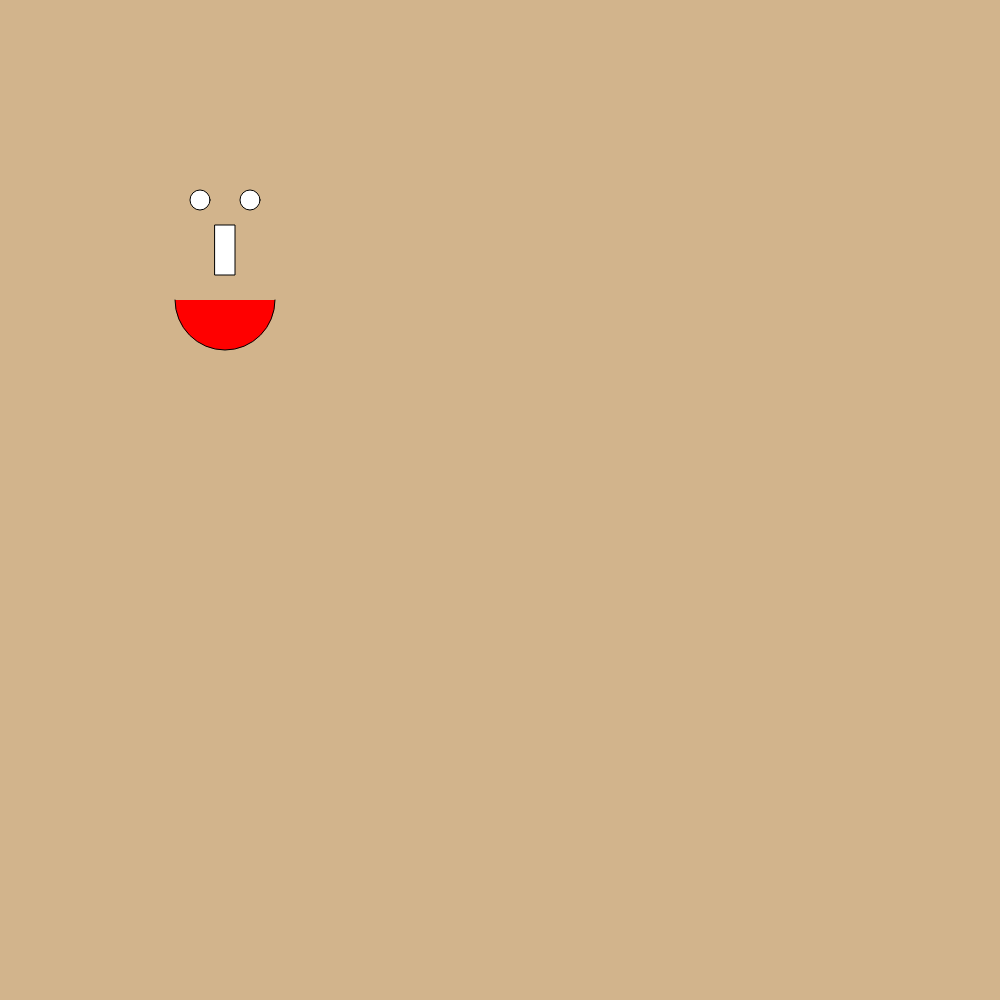
Frame 1 (no input)
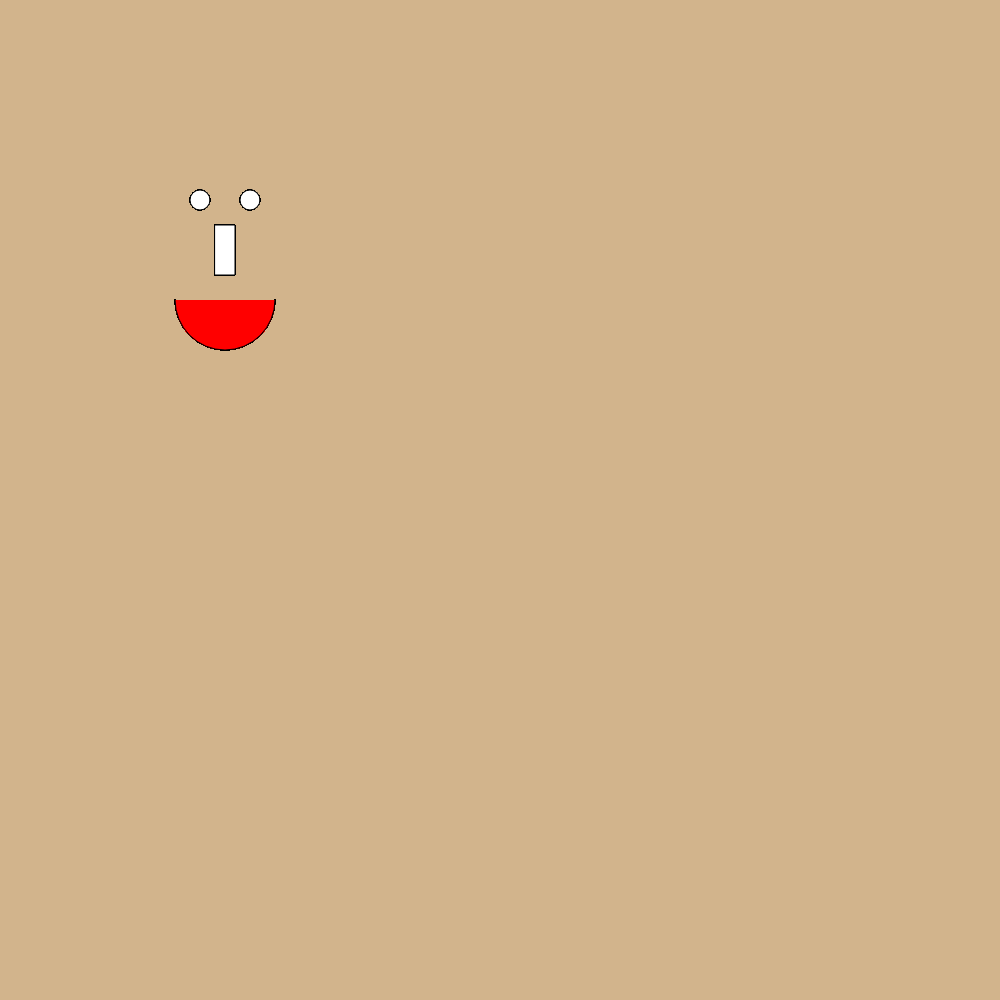
Frame 60 (no input)
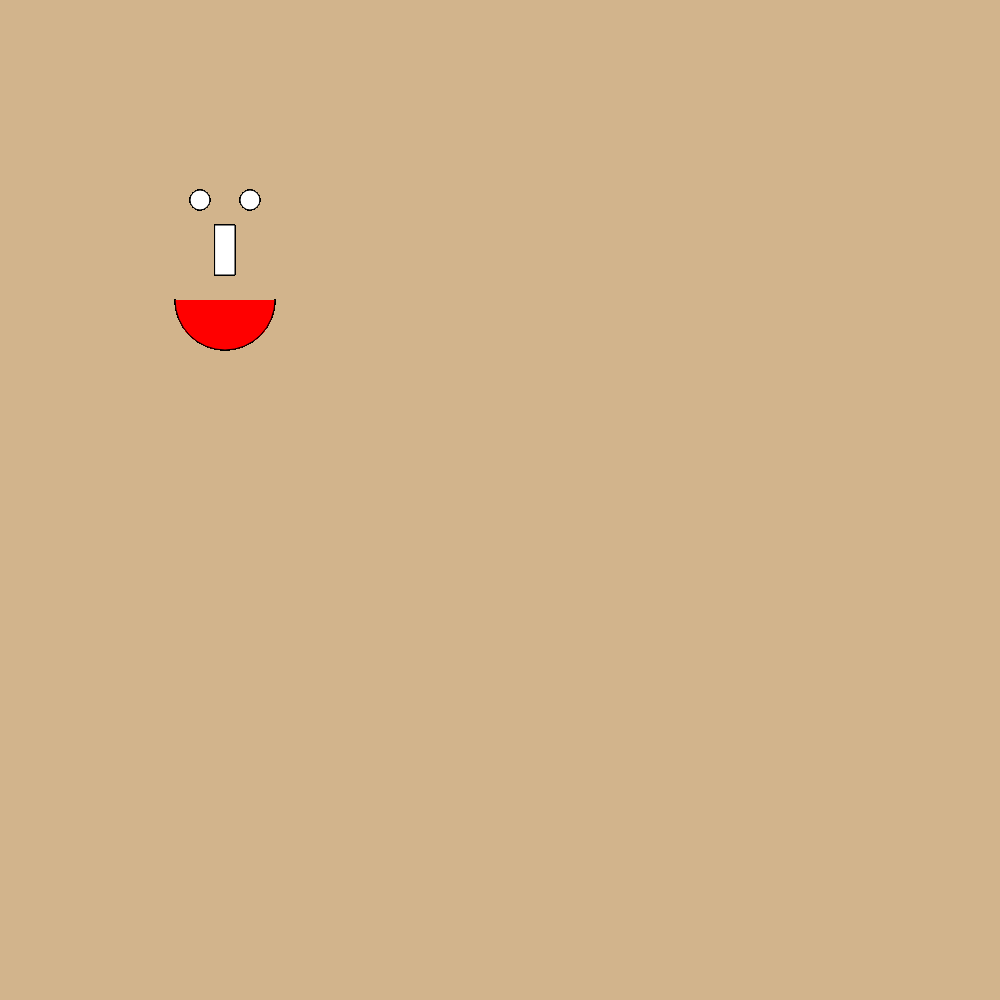
Frame 120 (the mouse pressed at the canvas centre since frame 60)

The p5.js sketch that drew these frames (run headless with seeded random() and noise() and a simulated clock; from frame 60 on, the mouse is pressed at the canvas centre):

// p5.js sketch
// ── sketch.js
var noseX = 215;
var noseY = 225;
var eyeSize = 20;
var mouthX = 225;
var mouthY = 300;

function setup() {
  // put setup code here
  createCanvas(1000,1000);
  background(210, 180, 140);
}


function draw() {
  // put drawing code here
strokeWeight(1);
//left eye
ellipse(200, 200, eyeSize, eyeSize);
//right eye
ellipse(250, 200, eyeSize, eyeSize);

//nose
//  rect(80,200,100,30);// rect starts drawing from top left hand corner
rect(noseX, noseY, 20, 50);

//mouth
fill("red"); //css color
arc(mouthX, mouthY, 100, 100, 0, PI); // 0 to 180


//triangle(10,10,20,20,0,20)
//(x,y) (x,y) (x,y)
//point 1 (x,y) = 10,10
//point 2 (x,y) = 20,20
//point 3 (x,y) = 0,20

fill(255); //grayscale
}
